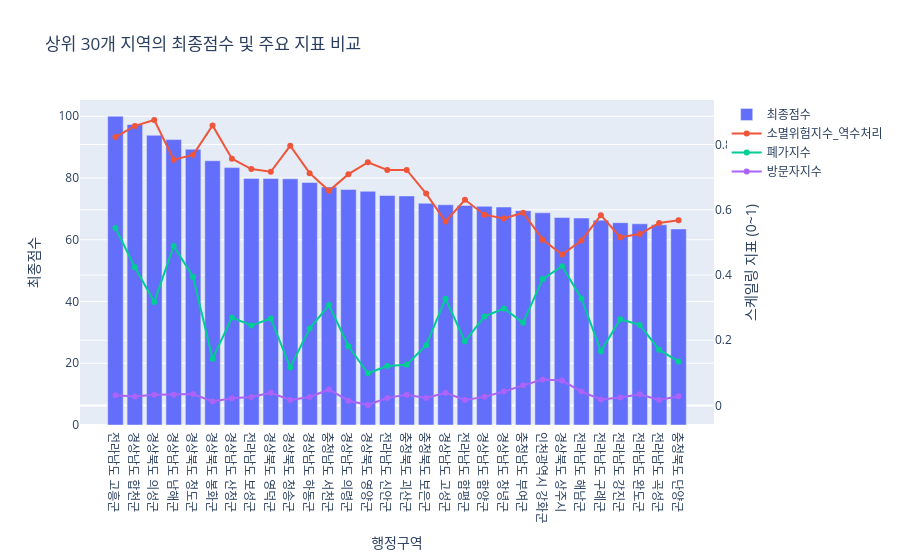

This figure's notebook cell:
### Code cell
fig

### Figure 1 — Plotly figure (JSON) as saved in the notebook; plotly's stock layout.template omitted (floating-point values rounded to 4 significant figures)
{"data": [{"name": "최종점수", "type": "bar", "x": ["전라남도 고흥군", "경상남도 합천군", "경상북도 의성군", "경상남도 남해군", "경상북도 청도군", "경상북도 봉화군", "경상남도 산청군", "전라남도 보성군", "경상북도 영덕군", "경상북도 청송군", "경상남도 하동군", "충청남도 서천군", "경상남도 의령군", "경상북도 영양군", "전라남도 신안군", "충청북도 괴산군", "충청북도 보은군", "경상남도 고성군", "전라남도 함평군", "경상남도 함양군", "경상남도 창녕군", "충청남도 부여군", "인천광역시 강화군", "경상북도 상주시", "전라남도 해남군", "전라남도 구례군", "전라남도 강진군", "전라남도 완도군", "전라남도 곡성군", "충청북도 단양군"], "y": [100.0, 97.32, 93.83, 92.44, 89.31, 85.59, 83.37, 79.87, 79.83, 79.73, 78.54, 77.09, 76.3, 75.69, 74.33, 74.2, 71.81, 71.33, 71.12, 70.85, 70.6, 69.42, 68.73, 67.2, 67.02, 66.31, 65.52, 65.16, 64.82, 63.51], "yaxis": "y"}, {"mode": "lines+markers", "name": "소멸위험지수_역수처리", "type": "scatter", "x": ["전라남도 고흥군", "경상남도 합천군", "경상북도 의성군", "경상남도 남해군", "경상북도 청도군", "경상북도 봉화군", "경상남도 산청군", "전라남도 보성군", "경상북도 영덕군", "경상북도 청송군", "경상남도 하동군", "충청남도 서천군", "경상남도 의령군", "경상북도 영양군", "전라남도 신안군", "충청북도 괴산군", "충청북도 보은군", "경상남도 고성군", "전라남도 함평군", "경상남도 함양군", "경상남도 창녕군", "충청남도 부여군", "인천광역시 강화군", "경상북도 상주시", "전라남도 해남군", "전라남도 구례군", "전라남도 강진군", "전라남도 완도군", "전라남도 곡성군", "충청북도 단양군"], "y": [0.8229, 0.8571, 0.8751, 0.7534, 0.7682, 0.8585, 0.7565, 0.7246, 0.7163, 0.7961, 0.7122, 0.6581, 0.7091, 0.7455, 0.7221, 0.722, 0.6495, 0.5639, 0.6304, 0.5849, 0.5731, 0.5909, 0.5083, 0.4625, 0.5058, 0.5834, 0.5159, 0.5256, 0.5594, 0.5682], "yaxis": "y2"}, {"mode": "lines+markers", "name": "폐가지수", "type": "scatter", "x": ["전라남도 고흥군", "경상남도 합천군", "경상북도 의성군", "경상남도 남해군", "경상북도 청도군", "경상북도 봉화군", "경상남도 산청군", "전라남도 보성군", "경상북도 영덕군", "경상북도 청송군", "경상남도 하동군", "충청남도 서천군", "경상남도 의령군", "경상북도 영양군", "전라남도 신안군", "충청북도 괴산군", "충청북도 보은군", "경상남도 고성군", "전라남도 함평군", "경상남도 함양군", "경상남도 창녕군", "충청남도 부여군", "인천광역시 강화군", "경상북도 상주시", "전라남도 해남군", "전라남도 구례군", "전라남도 강진군", "전라남도 완도군", "전라남도 곡성군", "충청북도 단양군"], "y": [0.5442, 0.4236, 0.3175, 0.4886, 0.394, 0.1431, 0.2694, 0.2454, 0.2668, 0.1168, 0.2357, 0.308, 0.1817, 0.09877, 0.1212, 0.1247, 0.1848, 0.3271, 0.1966, 0.2727, 0.2973, 0.2535, 0.3875, 0.4267, 0.328, 0.1664, 0.2645, 0.2471, 0.1712, 0.1346], "yaxis": "y2"}, {"mode": "lines+markers", "name": "방문자지수", "type": "scatter", "x": ["전라남도 고흥군", "경상남도 합천군", "경상북도 의성군", "경상남도 남해군", "경상북도 청도군", "경상북도 봉화군", "경상남도 산청군", "전라남도 보성군", "경상북도 영덕군", "경상북도 청송군", "경상남도 하동군", "충청남도 서천군", "경상남도 의령군", "경상북도 영양군", "전라남도 신안군", "충청북도 괴산군", "충청북도 보은군", "경상남도 고성군", "전라남도 함평군", "경상남도 함양군", "경상남도 창녕군", "충청남도 부여군", "인천광역시 강화군", "경상북도 상주시", "전라남도 해남군", "전라남도 구례군", "전라남도 강진군", "전라남도 완도군", "전라남도 곡성군", "충청북도 단양군"], "y": [0.03174, 0.02789, 0.03328, 0.03326, 0.03518, 0.01216, 0.0224, 0.02605, 0.03897, 0.0169, 0.02624, 0.04906, 0.01435, 0.001499, 0.02333, 0.03286, 0.02324, 0.03896, 0.01699, 0.02642, 0.04267, 0.06167, 0.07974, 0.0764, 0.0426, 0.01834, 0.02425, 0.03429, 0.01662, 0.02859], "yaxis": "y2"}], "layout": {"title": {"text": "상위 30개 지역의 최종점수 및 주요 지표 비교"}, "xaxis": {"title": {"text": "행정구역"}}, "yaxis": {"side": "left", "title": {"text": "최종점수"}}, "yaxis2": {"overlaying": "y", "side": "right", "title": {"text": "스케일링 지표 (0~1)"}}}}
